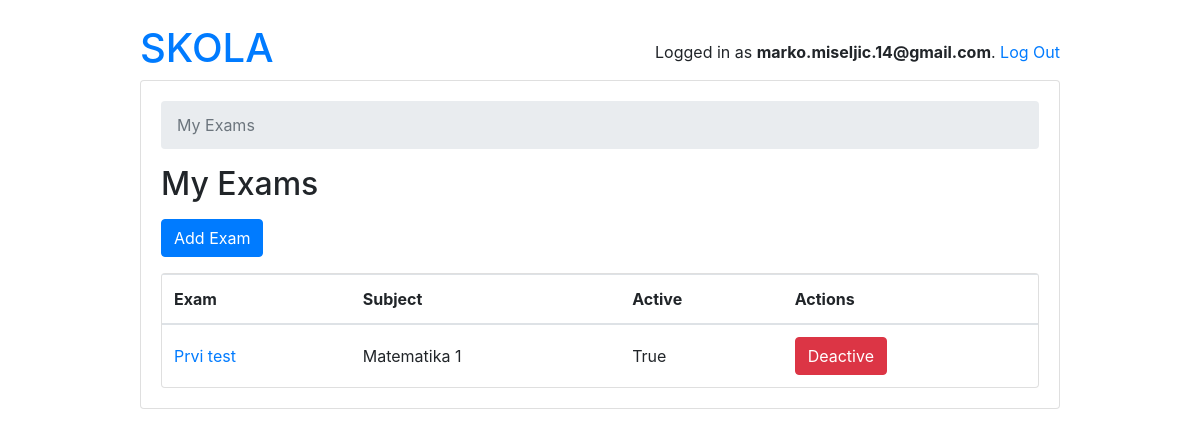
/account/teachers/ (signed in), run on an earlier commit of the app's database.
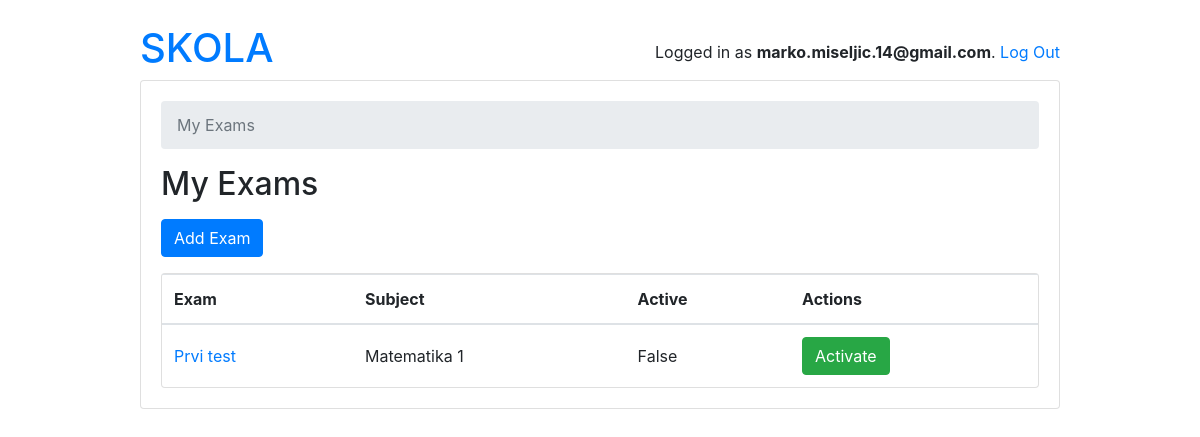
And on a later commit of the database.
### school/models.py (models this page shows, shortened)
class Exam(models.Model):
    type = models.CharField(max_length=100)
    active = models.BooleanField(default=False)
    duration = models.IntegerField()
    nuber_of_questions = models.IntegerField()
    required_score_to_pass = models.IntegerField(help_text="required score in %")
    subject  = models.ForeignKey(Subject, on_delete=models.CASCADE)
    owner = models.ForeignKey('account.User', on_delete=models.CASCADE, related_name='exams')

class Subject(models.Model):
    name = models.CharField(max_length=220)
    school = models.ManyToManyField(School)
    def __str__(self):
        return self.name

### account/views.py (the view)
# urls.py: path('', ExamTeacherListView.as_view(), name='exam_change_list'),
@method_decorator([login_required, teacher_required], name='dispatch')
class ExamTeacherListView(ListView):
    model = Exam
    ordering = ('type', )
    context_object_name = 'exams'
    template_name = 'teachers/exam_change_list.html'
    def get_queryset(self):
        queryset = Exam.objects.filter(owner=self.request.user)#self.request.user.exams \
        return queryset

### templates/teachers/exam_change_list.html
{% extends 'base.html' %}
{% block content %}
  <nav aria-label="breadcrumb">
    <ol class="breadcrumb">
      <li class="breadcrumb-item active" aria-current="page">My Exams</li>
    </ol>
  </nav>
  <h2 class="mb-3">My Exams</h2>
  <a href="{% url 'teachers:exam_add' %}" class="btn btn-primary mb-3" role="button">Add Exam</a>
  <div class="card">
    <table class="table mb-0">
      <thead>
        <tr>
          <th>Exam</th>
          <th>Subject</th>
          <th>Active</th>
          <th>Actions</th>
        </tr>
      </thead>
      <tbody>
        {% for exam in exams %}
          <tr>
            <td class="align-middle"><a href="{% url 'teachers:exam_change' exam.pk %}">{{ exam.type }}</a></td>
            <td class="align-middle">{{exam.subject}}</td>
            <td class="align-middle">{{exam.active}}</td>
            <td class="align-middle">
              {% if exam.active == False %}
                <a type="button" class="btn btn-success" href="{% url 'teachers:exam_change_activity' exam.pk %}">Activate</a>
              {% else %}
                <a type="button" class="btn btn-danger" href="{% url 'teachers:exam_change_activity' exam.pk %}">Deactive</a>
              {% endif %}
            </td>
          </tr>
        {% empty %}
          <tr>
            <td class="bg-light text-center font-italic" colspan="5">You haven't created any Exam yet.</td>
          </tr>
        {% endfor %}
      </tbody>
    </table>
  </div>
{% endblock %}

What changed in the data, as far as the page shows it:
changed Exam "Prvi test": active "True" → "False"; active "Deactive" → "Activate"
